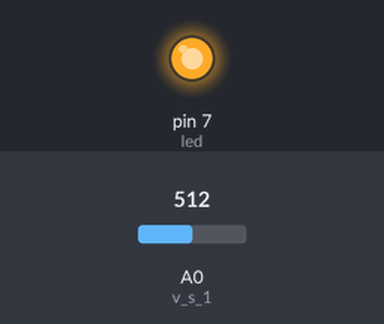
The sketch below on a simulated Arduino Uno, built with avr-gcc and run on an emulated ATmega328P. On the bench: output pins drawn as LEDs (lit = HIGH). Inputs (shaded band) come from the test bench; at power-on: A0 (v_s_1) = 512.

Above: at 1.2 s.
1.3 s: A0 (v_s_1) set to 12
2.8 s: A0 (v_s_1) set to 9
At 3.6 s:
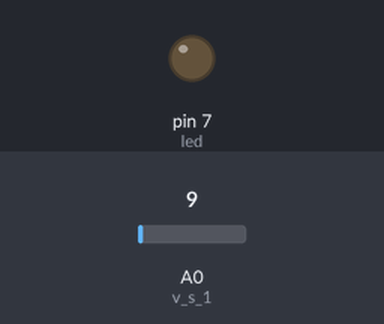
4.3 s: A0 (v_s_1) set to 110
At 5.1 s:
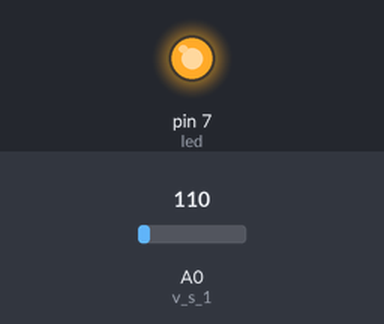
5.8 s: A0 (v_s_1) set to 0
At 6.7 s:
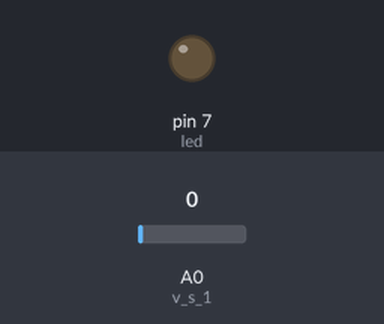
Timing chart, 0 to 8.3 s (numbered marks = the images above; inputs shaded):
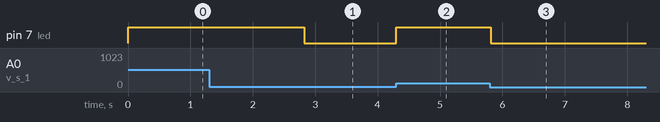

Measured:
- the behaviour switches between 11 and 10 on A0 (v_s_1) (found by bisection; images 0 and 1)
- after the input at 1.3 s, every drawn part: stays the same
- after the input at 2.8 s, pin 7 (led): HIGH → LOW at once
- after the input at 4.3 s, pin 7 (led): LOW → HIGH at once
- after the input at 5.8 s, pin 7 (led): HIGH → LOW at once

The sketch:

sensor_tensao_teste.ino
```cpp
/*  ---- SENSOR DE TENSÃO TESTE ----
 * Autor: Matheus Dias
 * Início: 19/07/2018
 * Last_Att: 25/07/2018
 * Utilidade: Testar o circuito sensor de tensão
 * Dispositivos disponíveis: 4N25 como sensor de tensão

 */

/*
boolean      8 bits    lógica true / false;
byte        8 bits    número sem sinal 0 a 255;
char        8 bits    número com sinal de -128 a 127;
unsigned char 8 bits    o mesmo que 'byte';
word      16 bits   número sem sinal 0 a 65535;
int       16 bits   número com sinal de -32768 a 32767;
unsigned int  16 bits   o mesmo que "word";
long      32 bits   número com sinal de -2.147.483.648 a 2.147.483.647;
unsigned long 32 bits   número sem sinal de 0 a 4,294,967,295;
float     32 bits   número com sinal de -3.4028235E38 para 3.4028235E38.
*/

int v_s_1 = A0; //Digital_5
int led = 7;
void setup() {
  pinMode(v_s_1, INPUT);
  pinMode(led, OUTPUT);

  Serial.begin(9600);
  // put your setup code here, to run once:

}

void loop() {
  if(tensao() == true){
    digitalWrite(led, HIGH);
    //Serial.println("Ligado!");
  }
  if(tensao() == false){
    digitalWrite(led, LOW);
    //Serial.println("Desligado!");
  }


  // put your main code here, to run repeatedly:

}

boolean tensao(){
  for(int i=1; i < 100; i++){
    if(analogRead(v_s_1) > 10){
      return true;
    }
  }
  return false;

}
```
